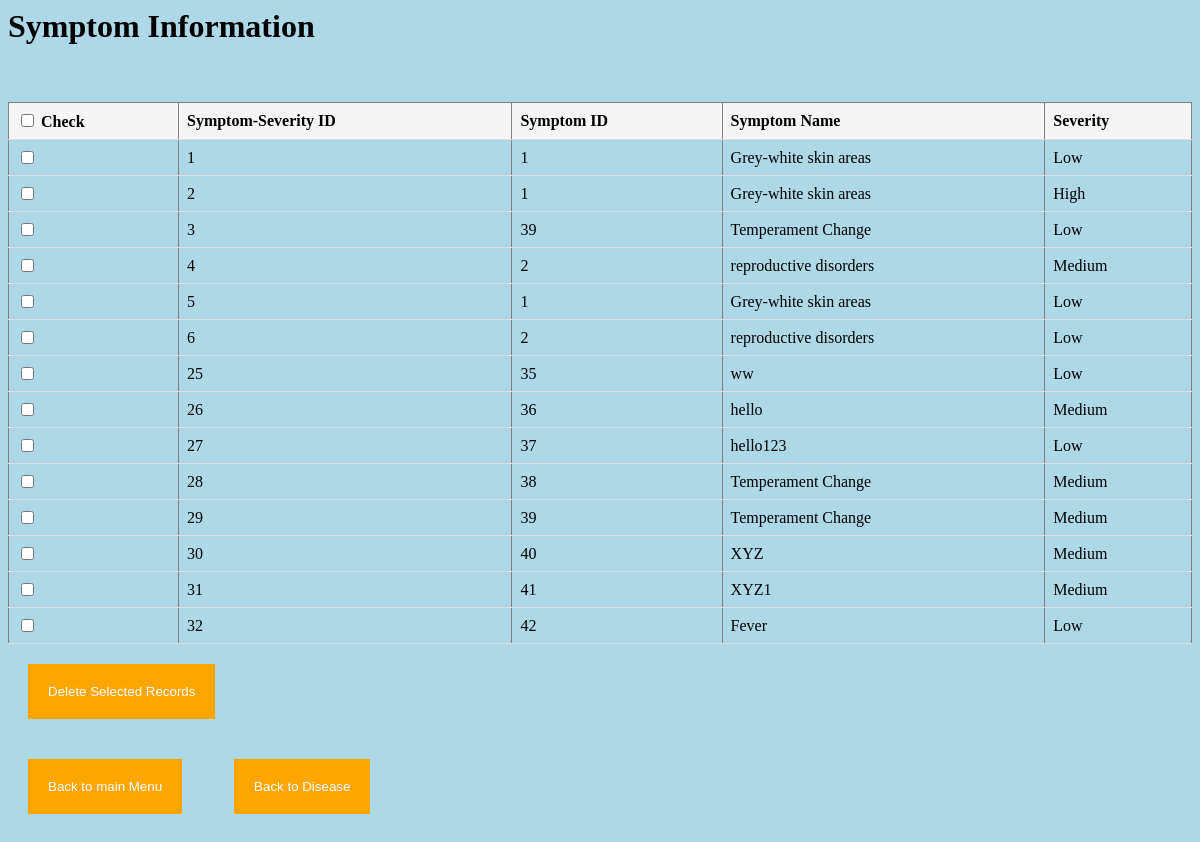
Page /Medical/DelSeverity.php on the committed database.
### tables this page shows
CREATE TABLE `SymptomSeverityRelationship` (
  `SymSeverID` int(11) NOT NULL,
  `SymptomID` int(11) NOT NULL,
  `Severity` varchar(50) NOT NULL
);

CREATE TABLE `Symptoms` (
  `SymptomID` int(11) NOT NULL,
  `SymptomName` varchar(50) NOT NULL
);

### Medical/DelSeverity.php (the view, shortened to what this page needs)
<?php include '../dbconnect.php'; ?>
<div class='container'>
<h1>Symptom Information</h1>
<br><br>
<form method='post' action=''>
   <table border='1' style='border-collapse: collapse;' >
     <tr style='background: whitesmoke;'>
       <th><input type='checkbox' TreatmentID='checkAll' > Check</th>
       <th>Symptom-Severity ID</th>
       <th>Symptom ID</th>
       <th>Symptom Name</th>
       <th>Severity</th>
     </tr>
     <?php
     $query = "SELECT SymptomSeverityRelationship.SymSeverID, SymptomSeverityRelationship.SymptomID, Symptoms.SymptomName, SymptomSeverityRelationship.Severity FROM SymptomSeverityRelationship INNER JOIN Symptoms ON SymptomSeverityRelationship.SymptomID = Symptoms.SymptomID ORDER BY SymptomSeverityRelationship.SymSeverID ASC";
     $result = mysqli_query($con,$query);
     while($row = mysqli_fetch_array($result) ){
       $SymSeverID = $row['SymSeverID'];
       $SymptomID = $row['SymptomID'];
       $SymptomName = $row['SymptomName'];
       $Severity = $row['Severity'];
     ?>
       <tr>
         <td><input type='checkbox' name='update[]' value='<?= $SymSeverID ?>' ></td>
         <td><?= $SymSeverID ?></td>
         <td><?= $SymptomID ?></td>
         <td><?= $SymptomName ?></td>
         <td><?= $Severity ?></td>
       </tr>
     <?php
     }
     ?>
   </table>
    <input type='submit' value='Delete Selected Records' name='but_update'>&nbsp;&nbsp;<br>
   <input type='submit' value='Back to main Menu' name='Main' >&nbsp;&nbsp;
   <input type='submit' value='Back to Disease' name='Disease' >&nbsp;&nbsp;
 </form>
</div>

### Medical/DelSeverity.php (style rules this page uses)
table { border-collapse: collapse; width: 100%; }
th, td { padding: 8px; text-align: left; border-bottom: 1px solid #ddd; }
input[type= submit] { background-color: orange; border: none; text-decoration: none; color: white; padding: 20px 20px; margin: 20px 20px; cursor: pointer; }

### rows in the picture
symptomseverityrelationship: SymSeverID "1", SymptomID "1", SymptomID.SymptomName "Grey-white skin areas", Severity "Low"
symptomseverityrelationship: SymSeverID "2", SymptomID "1", SymptomID.SymptomName "Grey-white skin areas", Severity "High"
symptomseverityrelationship: SymSeverID "3", SymptomID "39", SymptomID.SymptomName "Temperament Change", Severity "Low"
symptomseverityrelationship: SymSeverID "4", SymptomID "2", SymptomID.SymptomName "reproductive disorders", Severity "Medium"
symptomseverityrelationship: SymSeverID "5", SymptomID "1", SymptomID.SymptomName "Grey-white skin areas", Severity "Low"
symptomseverityrelationship: SymSeverID "6", SymptomID "2", SymptomID.SymptomName "reproductive disorders", Severity "Low"
symptomseverityrelationship: SymSeverID "25", SymptomID "35", SymptomID.SymptomName "ww", Severity "Low"
symptomseverityrelationship: SymSeverID "26", SymptomID "36", SymptomID.SymptomName "hello", Severity "Medium"
symptomseverityrelationship: SymSeverID "27", SymptomID "37", SymptomID.SymptomName "hello123", Severity "Low"
symptomseverityrelationship: SymSeverID "28", SymptomID "38", SymptomID.SymptomName "Temperament Change", Severity "Medium"
symptomseverityrelationship: SymSeverID "29", SymptomID "39", SymptomID.SymptomName "Temperament Change", Severity "Medium"
symptomseverityrelationship: SymSeverID "30", SymptomID "40", SymptomID.SymptomName "XYZ", Severity "Medium"
symptomseverityrelationship: SymSeverID "31", SymptomID "41", SymptomID.SymptomName "XYZ1", Severity "Medium"
symptomseverityrelationship: SymSeverID "32", SymptomID "42", SymptomID.SymptomName "Fever", Severity "Low"
